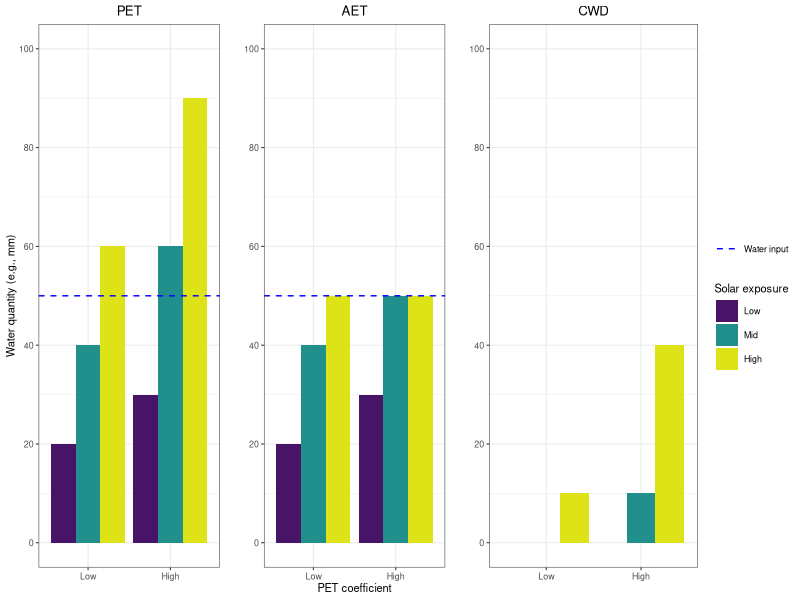

Here is the R script that generated this plot:
library(ggplot2)
library(viridis)
library(gridExtra)
library(cowplot)
library(Cairo)
library(dplyr)

# Scenario: aspect

d <- read.csv("data/aspect.csv",header=TRUE,stringsAsFactors=FALSE)
d$aspect <- reorder(d$aspect,c(1,2,3,1,2,3))
d$Crop.coefficient <- reorder(d$Crop.coefficient,c(2,2,2,1,1,1))

# Plot PET
pa <- ggplot(d,aes(Crop.coefficient,PET)) +
  geom_bar(aes(fill=aspect),position="dodge",stat="identity") +
  scale_y_continuous(limits=c(0,100),breaks=c(0,20,40,60,80,100)) +
  geom_hline(yintercept=50,colour="blue",linetype=2,size=0.5) +
  theme(text = element_text(size=20)) +
  scale_x_discrete(drop=FALSE) +
  xlab("") +
  ylab("Water quantity (e.g., mm)") +
  ggtitle("PET") +
  scale_fill_viridis(name="Aspect",discrete=TRUE, begin=0.05, end=0.95) +
  theme_bw(8) +
  guides(fill=FALSE) +
  theme(plot.title = element_text(hjust = 0.5))

# Plot AET
pb <- ggplot(d,aes(Crop.coefficient,AET)) +
  geom_bar(aes(fill=aspect),position="dodge",stat="identity") +
  scale_y_continuous(limits=c(0,100),breaks=c(0,20,40,60,80,100)) +
  geom_hline(yintercept=50,colour="blue",linetype=2,size=0.5) +
  theme(text = element_text(size=20)) +
  scale_x_discrete(drop=FALSE) +
  xlab("PET coefficient") +
  ylab("") +
  ggtitle("AET") +
  scale_fill_viridis(name="Aspect",discrete=TRUE, begin=0.05, end=0.95) +
  theme_bw(8) +
  guides(fill=FALSE) +
  theme(plot.title = element_text(hjust = 0.5))

# Plot Deficit
pc <- ggplot(d,aes(Crop.coefficient,Deficit)) +
  geom_bar(aes(fill=aspect),position="dodge",stat="identity") +
  scale_y_continuous(limits=c(0,100),breaks=c(0,20,40,60,80,100)) +
  theme(text = element_text(size=20)) +
  scale_x_discrete(drop=FALSE) +
  xlab("") +
  ylab("") +
  ggtitle("CWD") +
  scale_fill_viridis(name="Solar exposure",discrete=TRUE, begin=0.05, end=0.95) +
  geom_hline(aes(color="Water input",yintercept = water),linetype=2,size=0.5) +
  scale_color_manual(name="",values = c("blue"),) +
  theme_bw(8) +
  theme(plot.title = element_text(hjust = 0.5))

Cairo(file="figures/Fig1.png",width=1200,height=500,res=200)
plot_grid(pa,pb,pc,nrow=1,rel_widths=c(1,1,1.55))
dev.off()

# 
# # scenario: water input
# 
# 
# d <- read.csv("water.csv",header=TRUE,stringsAsFactors=FALSE)
# #d$water <- reorder(d$water,c(1,2,3,1,2,3))
# d$water.in <- as.numeric(d$water)
# d$water <- as.factor(d$water.input)
# d$water <- reorder(d$water,c(1,2,3,1,2,3))
# 
# d$scenario <- reorder(d$scenario,c(1,1,1,2,2,2))
# 
# # Plot PET
# ggplot(d,aes(scenario,PET,fill=water)) +
#   geom_bar(position=position_dodge(),stat="identity") +
#   geom_errorbar(position=position_dodge(),aes(y=water.in,ymax=water.in,ymin=water.in),width=0.9,colour="blue",linetype=2,size=1) +
#   scale_y_continuous(limits=c(0,8),breaks=c(0,2,4,6,8)) +
#   scale_fill_brewer(palette="Set2") + theme(text = element_text(size=20)) +
#   scale_x_discrete(drop=FALSE) +
#   xlab("Scenario") +
#   ggtitle("PET")
# 
# # Plot AET
# ggplot(d,aes(scenario,AET,fill=water)) + geom_bar(position=position_dodge(),stat="identity") + geom_errorbar(position=position_dodge(),aes(y=water.in,ymax=water.in,ymin=water.in),width=0.9,colour="blue",linetype=2,size=1) + scale_y_continuous(limits=c(0,8),breaks=c(0,2,4,6,8)) + scale_fill_brewer(palette="Set2") + theme(text = element_text(size=20)) + scale_x_discrete(drop=FALSE) + xlab("Scenario")
# 
# # Plot Deficit
# ggplot(d,aes(scenario,Deficit,fill=water)) + geom_bar(position=position_dodge(),stat="identity") + scale_y_continuous(limits=c(0,8),breaks=c(0,2,4,6,8)) + scale_fill_brewer(palette="Set2") + theme(text = element_text(size=20)) + scale_x_discrete(drop=FALSE) + xlab("Scenario")
# 
# 
# library(gridExtra)
# 
# grid.arrange
